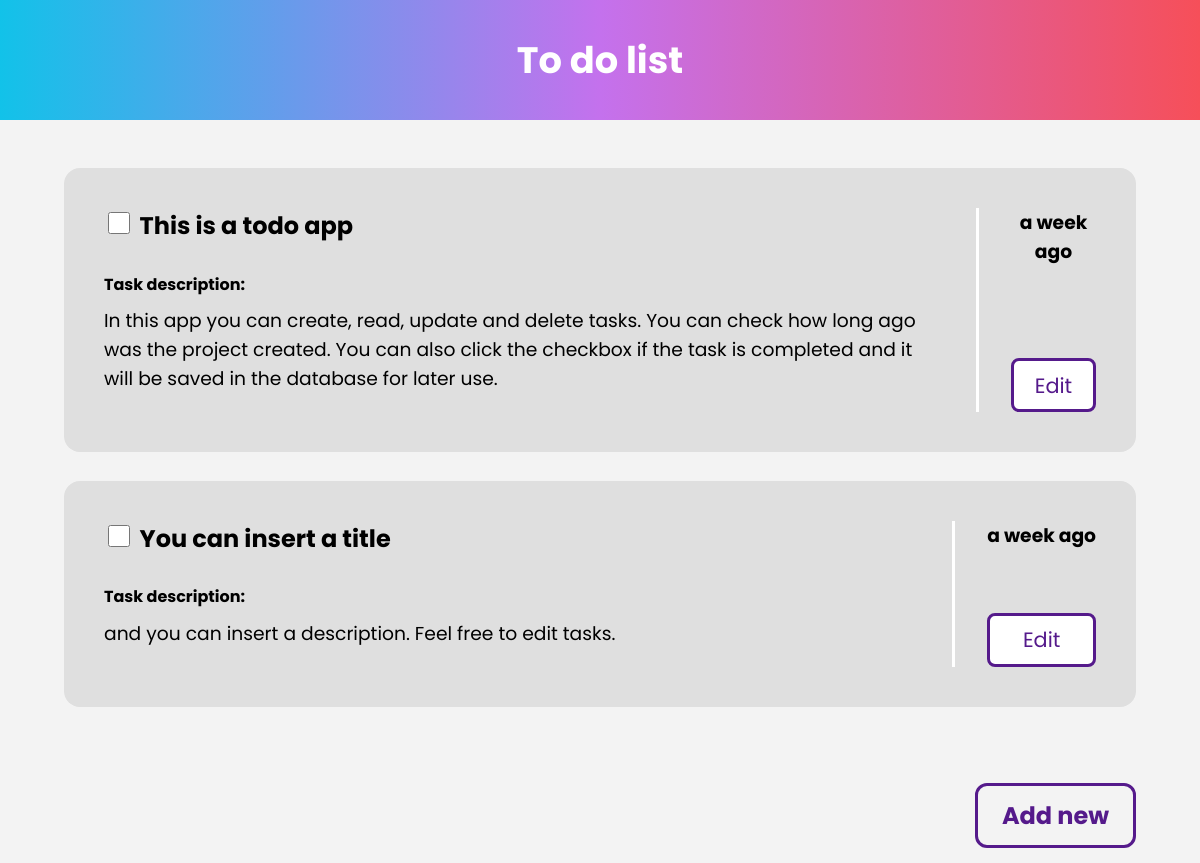
The page / on the database its author committed.
### tables this page shows
CREATE TABLE `tasks` (
  `id` int(11) NOT NULL,
  `title` varchar(255) NOT NULL,
  `descriptions` varchar(255) NOT NULL,
  `date` datetime NOT NULL DEFAULT current_timestamp(),
  `completion` tinyint(1) NOT NULL DEFAULT 0
);

### includes/taskDate.php (called while the page is built, shortened)
<?php
    function daysAgo($timestamp){
        $time_ago = strtotime($timestamp);
        $current_time = time();
        $time_difference = $current_time - $time_ago;
        $seconds = $time_difference;
        $minutes = round($seconds / 60 );
        $hours = round($seconds / 3600);
        $days = round($seconds / 86400);
        $weeks = round($seconds / 604800);
        if($seconds <= 60)
        {
            return "Just Now";
        }
        else if($weeks <= 4.3)
        {
            if($weeks==1)
            {
                return "a week ago";
            }
            else
            {
                return "$weeks weeks ago";
            }
        }
    }
?>

### public/index.php (the view, shortened to what this page needs)
<?php
    require_once '../includes/database.php';
    require_once '../includes/taskDate.php';
?>
<!DOCTYPE html>
<html lang="en">
<head>
    <link rel="stylesheet" href="css/styles.css">
</head>
<body>
    <div class="navbar">
        <h1><a href="index.php">To do list</a></h1>
    </div>
    <div class="task-containers">
        <?php
        $sql = "SELECT * FROM tasks;";
        $result = mysqli_query($conn, $sql);
        $rowCount = mysqli_num_rows($result);
        if($rowCount > 0)
        {
            while($row = mysqli_fetch_assoc($result)){
        ?>
            <div class="individual-tasks">
                <div class="left-col">
                    <div class="CB-title" onclick ="window.location = `../includes/completeTask.php?id='<?= $row['id'] . '\'`';?>">
                        <input type="checkbox" id="check" class="CB" <?php echo ($row['completion']==1 ? 'checked' : '');?>>
                        <h2><?php echo $row['title']; ?></h2>
                    </div>
                    <p>Task description:</p>
                    <h3><?php echo $row['descriptions']; ?></h3>
                </div>
                <div class="right-col">
                    <h3><?php echo daysAgo($row['date']);?></h3>
                    <?php
                        echo "<a href = 'editTask.php?id=" . $row['id'] . "'>Edit</a>";
                    ?>
                </div>
            </div>
        <?php
            }
        }
        else
        {
            echo "no results found";
        }
        ?>
    </div>
    <div class="AN-btn-container">
        <a href="addNew.php" class="AN-btn">Add new</a>
    </div>
</body>
</html>

### public/css/styles.css (style rules this page uses)
body { background: #f3f3f3; margin: 0; padding: 0; font-family: "poppins"; -webkit-box-sizing: border-box; box-sizing: border-box; }
.navbar { margin: 0; padding: 2em; background: -webkit-gradient(linear, left top, right top, from(#12c2e9), color-stop(#c471ed), to(#f64f59)); background: linear-gradient(to right, #12c2e9, #c471ed, #f64f59); }
.navbar h1 { font-size: 2.3em; margin: 0; text-align: center; color: white; }
.navbar h1 a { color: white; text-decoration: none; }
.task-containers { padding: 3em 4em; margin: 0 auto; max-width: 1100px; }
.task-containers .individual-tasks { display: -webkit-box; display: -ms-flexbox; display: flex; background: #dfdfdf; padding: 2.5em; border-radius: 16px; -webkit-box-pack: justify; -ms-flex-pack: justify; justify-content: space-between; margin-bottom: 1.8em; }
.task-containers .individual-tasks .left-col { padding-right: 2em; }
.task-containers .individual-tasks .left-col .CB-title { cursor: pointer; }
.task-containers .individual-tasks .left-col .CB-title > * { display: inline; }
.task-containers .individual-tasks .left-col .CB { margin-right: 0.4em; cursor: pointer; position: relative; height: 22px; width: 22px; }
.task-containers .individual-tasks .left-col p { margin-top: 1.8em; margin-bottom: 0; font-weight: bold; }
.task-containers .individual-tasks .left-col h3 { margin-top: 0.5em; font-weight: normal; }
.task-containers .individual-tasks .right-col { border-left: 3px solid white; display: -webkit-box; display: -ms-flexbox; display: flex; -webkit-box-orient: vertical; -webkit-box-direction: normal; -ms-flex-direction: column; flex-direction: column; -webkit-box-pack: justify; -ms-flex-pack: justify; justify-content: space-between; padding-left: 2em; }
.task-containers .individual-tasks .right-col h3 { margin-top: 0; text-align: center; }
.task-containers .individual-tasks .right-col a { text-decoration: none; font-size: 1.3em; background: white; padding: 0.4em 1em; border-radius: 8px; border-style: solid; text-align: center; border-color: #551a8b; color: #551a8b; }
.AN-btn-container { position: relative; margin-right: 4em; margin-bottom: 5em; }
.AN-btn-container .AN-btn { position: absolute; right: 0; text-decoration: none; border-style: solid; padding: 0.5em 1em; border-radius: 12px; font-weight: bold; font-size: 1.5em; color: #551a8b; border-color: #551a8b; }

### rows shown on the page
tasks: title "This is a todo app", descriptions "In this app you can create, read, update and delete tasks. You can check how long ago was the project created. You can also click the checkbox if the task is completed and it will be saved in the database for later use.", date "a week ago"
tasks: title "You can insert a title", descriptions "and you can insert a description. Feel free to edit tasks.", date "a week ago"
